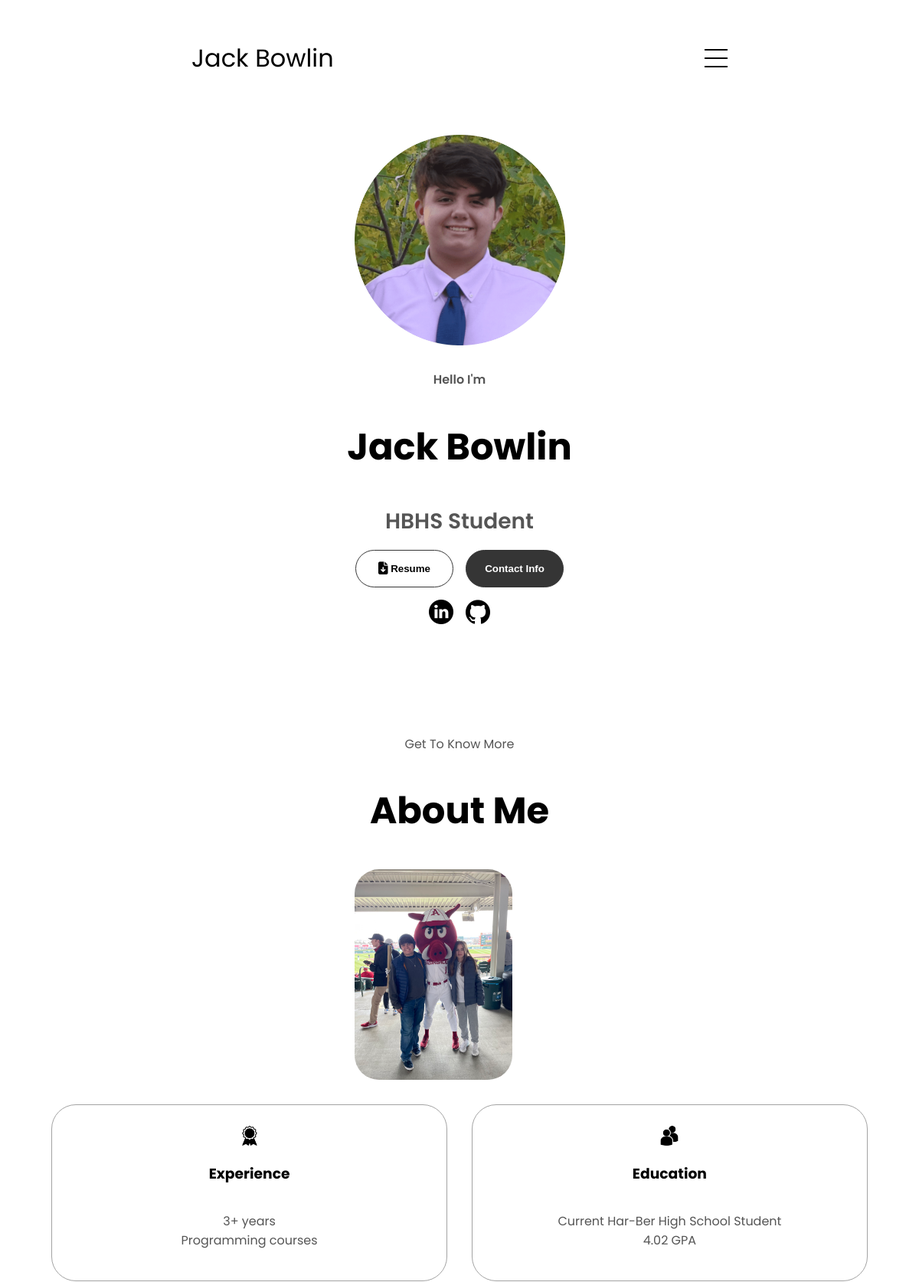
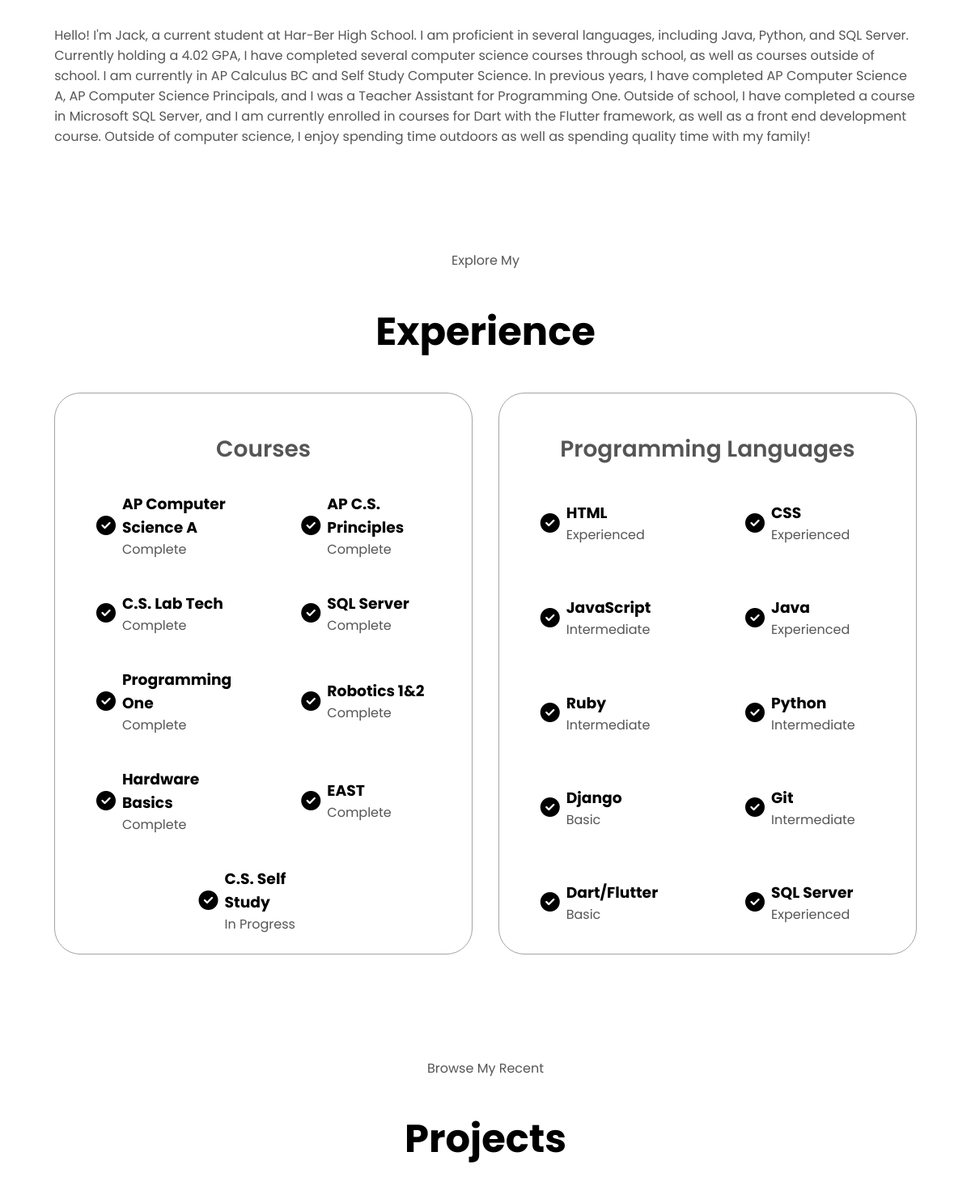
The page / (upper part) on the database its author committed (2 pictures, top to bottom).
### tables this page shows
CREATE TABLE "courses" (
	"id"	INTEGER NOT NULL,
	"name"	TEXT NOT NULL,
	"status"	INTEGER NOT NULL,
	"courseurl"	TEXT
);

CREATE TABLE "languages" (
	"id"	INTEGER NOT NULL,
	"name"	TEXT NOT NULL,
	"experience"	TEXT
);

### app.py (the view)
@app.route("/")
def runSite():
    conn = get_db_connection()
    projects = conn.execute("SELECT id, name, description, websiteurl, githuburl, imagepath FROM projects").fetchall()
    languages = conn.execute("SELECT id, name, experience FROM languages").fetchall()
    courses = conn.execute("SELECT id, name, status, courseurl FROM courses").fetchall()
    conn.close()
    print(projects)
    return render_template('resume.html', projects=projects, languages=languages, courses=courses)

### app.py (called while the page is built)
def get_db_connection():
    conn = sqlite3.connect('jack.db')
    conn.row_factory = sqlite3.Row
    return conn

### templates/resume.html (shortened to what this page needs)
<!DOCTYPE html>
<html lang="en">
    <head>
        <link rel="stylesheet" href="/static/styles.css" />
        <link rel="stylesheet" href="/static/mediaqueries.css" />
    </head>
    <body>
        <nav id="hamburger-nav">
            <div class="logo">Jack Bowlin</div>
            <div class="hamburger-menu">
                <div class="hamburger-icon" onclick="toggleMenu()">
                    <span></span>
                    <span></span>
                    <span></span>
                </div>
            </div>
        </nav>
        <section id="profile">
            <div class="section_pic-container">
                <img
                    src="/static/assets/new-profile-pic.png"
                    alt="profile-pic" />
            </div>
            <div class="section_text">
                <p class="section_text_p1">Hello I'm</p>
                <h1 class="title">Jack Bowlin</h1>
                <p class="section_text_p2">HBHS Student</p>
                <div class="btn-container">
                    <button
                        class="btn btn-color-2"
                        onclick="window.open('/static/Resume - Jack Bowlin.pdf')">
                        Resume
                    </button>
                    <button
                        class="btn btn-color-1"
                        onclick="location.href='./#contact'">
                        Contact Info
                    </button>
                </div>
                <div id="socials-container">
                    <img
                        src="/static/assets/linkedin.png"
                        alt="My LinkedIn profile"
                        class="icon"
                        onclick="window.open('https://www.linkedin.com/in/jack-bowlin/', '_blank');" />
                    <img
                        src="/static/assets/github.png"
                        alt="My github profile"
                        class="icon"
                        onclick="window.open('https://github.com/Rockymine8', '_blank');" />
                </div>
            </div>
        </section>
        <section id="about">
            <p class="section_text_p1">Get To Know More</p>
            <h1 class="title">About Me</h1>
            <div class="section-container">
                <div class="section_pic-container">
                    <img
                        src="/static/secondary_pic_3.jpeg"
                        alt="Profile picture"
                        class="about-pic" />
                </div>
                <div class="about-details-container">
                    <div class="about-containers">
                        <div class="details-container">
                            <img
                                src="/static/assets/experience.png"
                                alt="Experience icon"
                                class="icon" />
                            <h3>Experience</h3>
                            <p>
                                3+ years
                                <br />
                                Programming courses
                            </p>
                        </div>
                        <div class="details-container">
                            <img
                                src="/static/assets/education.png"
                                alt="Education icon"
                                class="icon" />
                            <h3>Education</h3>
                            <p>
                                Current Har-Ber High School Student
                                <br />
                                4.02 GPA
                            </p>
                        </div>
                    </div>
                    <div class="text-container">
                        <p>
                            Hello! I'm Jack, a current student at Har-Ber High
                            School. I am proficient in several languages, including Java,
                            Python, and SQL Server. Currently holding a 4.02 GPA, I
                            have completed several computer science courses
                            through school, as well as courses outside of
                            school. I am currently in AP Calculus BC and Self Study Computer Science. In previous years, I have completed AP
                            Computer Science A, AP Computer Science Principals,
                            and I was a Teacher Assistant for Programming One.
                            Outside of school, I have completed a course in
                            Microsoft SQL Server, and I am currently enrolled in
                            courses for Dart with the Flutter framework, as well
                            as a front end development course. Outside of
                            computer science, I enjoy spending time outdoors as
                            well as spending quality time with my family!
                        </p>
                    </div>
                </div>
            </div>
        </section>
        <section id="experience">
            <p class="section_text_p1">Explore My</p>
            <h1 class="title">Experience</h1>
            <div class="experience-details-container">
                <div class="about-containers">
                    <div class="details-container">
                        <h2 class="experience-sub-title">Courses</h2>
                        <div class="article-container">
                            {% for course in courses%}
                            <article>
                                <div class="icon-container">
                                    <i
                                        class="fa-solid fa-circle-check fa-xl"></i>
                                </div>
                                <div class="text-container">
                                    <h3>{{ course.name }}</h3>
                                    {% if course.status == 0 %}
                                    <p>In Progress</p>
                                    {% else %}
                                    <p>Complete</p>
                                    {% endif %}
                                </div>
                            </article>
                            {% endfor %}
                        </div>
                    </div>
                    <div class="details-container">
                        <h2 class="experience-sub-title">
                            Programming Languages
                        </h2>
                        <div class="article-container">
                            {% for language in languages %}
                            <article>
                                <div class="icon-container">
                                    <i
                                        class="fa-solid fa-circle-check fa-xl"></i>
                                </div>
                                <div class="text-container">
                                    <h3>{{ language.name }}</h3>
                                    <p>{{ language.experience }}</p>
                                </div>
                            </article>
                            {% endfor %}
                        </div>
                    </div>
                </div>
            </div>
        </section>
        <section id="projects">
            <p class="section_text_p1">Browse My Recent</p>
            <h1 class="title">Projects</h1>
        </section>
    </body>
</html>

### static/styles.css (style rules this page uses)
* { padding: 0; }
body { font-family: "Poppins", sans-serif; }
html { scroll-behavior: smooth; }
p { color: rgb(85, 85, 85); }
nav, .nav-links { display: flex; }
nav { justify-content: space-around; align-items: center; height: 17vh; }
.logo { font-size: 2rem; }
#hamburger-nav { display: none; }
.hamburger-menu { position: relative; display: inline-block; }
.hamburger-icon { display: flex; flex-direction: column; justify-content: space-between; height: 24px; width: 30px; cursor: pointer; }
.hamburger-icon span { width: 100; height: 2px; background-color: black; transition: all 0.3 ease-in-out; }
.hamburger-icon span:first-child { transform: none; }
.hamburger-icon span:first-child { opacity: none; }
section { padding-top: 4vh; margin: 0 10rem; box-sizing: border-box; min-height: fit-content; }
.section-container { display: flex; }
#profile { display: flex; justify-content: center; gap: 5rem; height: 80vh; }
.section_pic-container { display: flex; height: 400px; width: 400px; margin: auto 0; }
.section_text { align-self: center; text-align: center; }
.section_text p { font-weight: 600; }
.section_text_p1 { text-align: center; }
.section_text_p2 { font-size: 1.75rem; margin-bottom: 1rem; }
.title { font-size: 3rem; text-align: center; }
#socials-container { display: flex; justify-content: center; margin-top: 1rem; gap: 1rem; }
#socials-container > img { margin: 0; }
.icon { cursor: pointer; height: 2rem; margin: auto; }
.btn-container { display: flex; justify-content: center; gap: 1rem; align-items: center; height: auto; }
.btn { font-weight: 600; transition: all 300ms easy; padding: 1rem; width: 8rem; border-radius: 2rem; height: auto; }
.btn-color-1, .btn-color-2 { border: rgb(53, 53, 53) 0.1rem solid; }
.btn-color-1, .btn-color-2:hover { background: rgb(53, 53, 53); color: white; }
.btn-color-2 { background: none; }
.btn-container { gap: 1rem; }
#about { position: relative; margin-bottom: 12rem; }
.about-containers { display: flex; flex: 1; gap: 2rem; margin-bottom: 2rem; margin-top: 2rem; flex-wrap: wrap; }
.about-details-container { justify-content: center; flex-direction: column; }
.about-containers, .about-details-container { display: flex; }
.about-pic { border-radius: 2rem; }
.details-container { display: flex; flex-direction: column; padding: 1.5rem; flex: 1; background: white; border-radius: 2rem; border: rgb(53, 53, 53) 0.1rem solid; border-color: rgb(163, 163, 163); text-align: center; }
.section-container { gap: 4rem; height: 80%; }
.section_pic-container { height: 400px; width: 400px; margin: auto 0; }
#experience { position: relative; margin-bottom: 12rem; }
.experience-sub-title { color: rgb(85, 85, 85); font-weight: 600; font-size: 1.75rem; margin-bottom: 2rem; }
.article-container { display: flex; text-align: initial; flex-wrap: wrap; flex-direction: row; gap: 2.5rem; justify-content: space-around; flex-grow: 999; }
article { display: flex; width: 10rem; justify-content: space-around; gap: 0.5rem; }
#projects { position: relative; margin-bottom: 2rem; }
.text-container { display: flex; flex-direction: column; justify-content: center; align-items: center; }
.experience-details-container > .about-containers > .details-container > .article-container > article { justify-content: start; }
.text-container h3, .text-container p { margin-top: 0; margin-bottom: 0; margin-left: 0; margin-right: auto; }
.icon-container { display: flex; align-items: center; justify-content: center; }
.article-container { position: relative; }
.btn-container { flex-shrink: 0; }
button { color: #000; }

### static/mediaqueries.css (style rules this page uses)
@media screen and (max-width: 1200px) { #profile { margin-bottom: 6rem; } }
@media screen and (max-width: 1200px) { .about-containers { flex-wrap: wrap; } }
@media screen and (max-width: 1200px) { #hamburger-nav { display: flex; } }
@media screen and (max-width: 1200px) { #experience, .experience-details-container { margin-top: 2rem; } }
@media screen and (max-width: 1200px) { #profile, .section-container { display: block; } }
@media screen and (max-width: 1200px) { section, .section-container { height: fit-content; } }
@media screen and (max-width: 1200px) { section { margin: 0 5%; } }
@media screen and (max-width: 1200px) { .section_pic-container { width: 275px; height: 275px; margin: 0 auto 2rem; } }
@media screen and (max-width: 1200px) { .about-containers { margin-top: 0; } }
@media screen and (max-width: 1200px) { #experience { margin-bottom: 5rem; } }
@media screen and (max-width: 1200px) { #about { margin-bottom: 5rem; } }

### rows shown on the page
courses: name "AP Computer Science A", status "Complete"
courses: name "AP C.S. Principles", status "Complete"
courses: name "C.S. Lab Tech", status "Complete"
courses: name "SQL Server", status "Complete"
courses: name "Programming One", status "Complete"
courses: name "Robotics 1&2", status "Complete"
courses: name "Hardware Basics", status "Complete"
courses: name "EAST", status "Complete"
courses: name "C.S. Self Study", status "In Progress"
languages: name "HTML", experience "Experienced"
languages: name "CSS", experience "Experienced"
languages: name "JavaScript", experience "Intermediate"
languages: name "Java", experience "Experienced"
languages: name "Ruby", experience "Intermediate"
languages: name "Python", experience "Intermediate"
languages: name "Django", experience "Basic"
languages: name "Git", experience "Intermediate"
languages: name "Dart/Flutter", experience "Basic"
languages: name "SQL Server", experience "Experienced"
